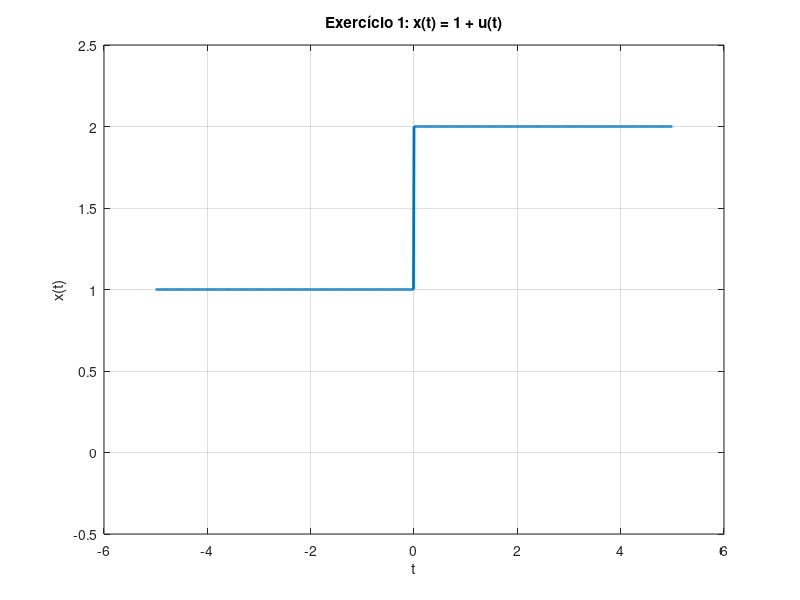
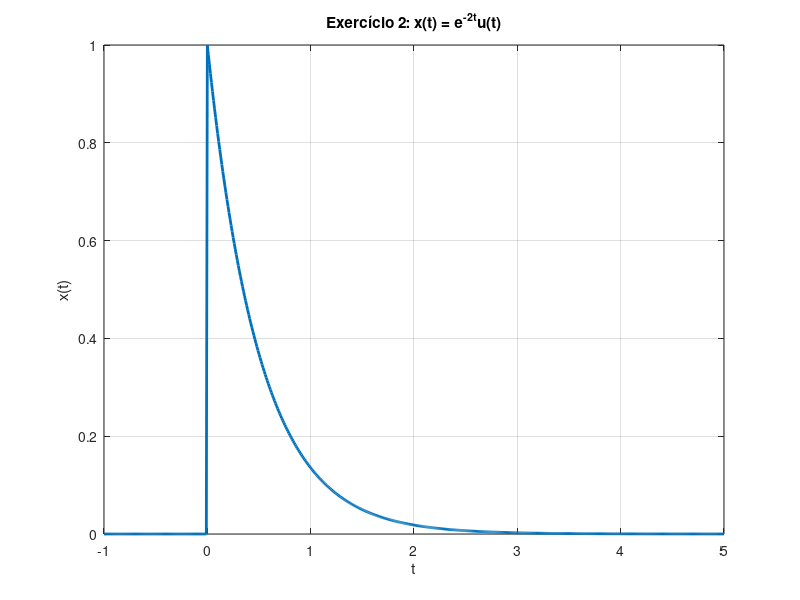
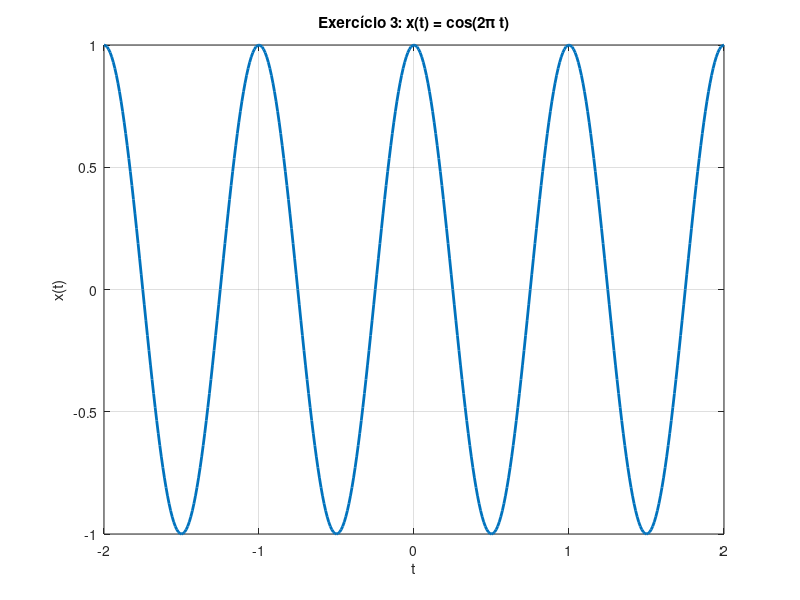
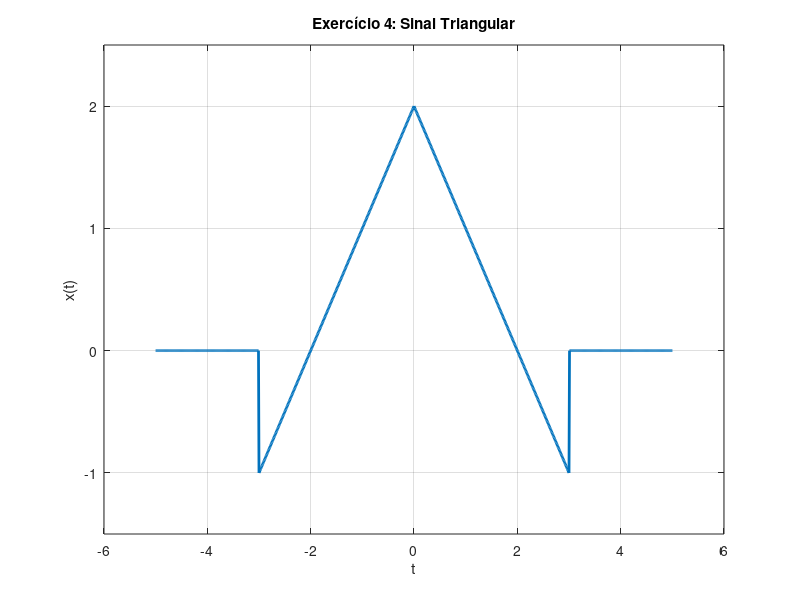

Source code (MATLAB) for these figures, in order:
% Script exe01.m

% -------------------------------------------------------------------
% Atividade 1: Esboço de Sinais em Tempo Contínuo
% Disciplina: Análise de Sistemas Lineares
% -------------------------------------------------------------------

% Definindo a função degrau unitário para reuso
u = @(t) (t >= 0);


% --- Exercício 1 ---
% sinal x(t) = 1 + u(t)
figure('Name', 'Exercício 1'); %cria uma janela de gráfico por quetao
t = -5:0.01:5;
x1 = 1 + u(t);
plot(t, x1, 'LineWidth', 2);
grid on;
title('Exercício 1: x(t) = 1 + u(t)');
xlabel('t');
ylabel('x(t)');
ylim([-0.5, 2.5]); % Ajuste do eixo y para melhor visualização


% --- Exercício 2 ---
% sinal x(t) = e^(-2t)u(t)
figure('Name', 'Exercício 2');
t = -1:0.01:5;
x2 = exp(-2*t) .* u(t);
plot(t, x2, 'LineWidth', 2);
grid on;
title('Exercício 2: x(t) = e^{-2t}u(t)');
xlabel('t');
ylabel('x(t)');


% --- Exercício 3 ---
% sinal x(t) = cos(2*pi*t)
figure('Name', 'Exercício 3');
t = -2:0.01:2;
x3 = cos(2*pi*t);
plot(t, x3, 'LineWidth', 2);
grid on;
title('Exercício 3: x(t) = cos(2\pi t)');
xlabel('t');
ylabel('x(t)');


% --- Exercício 4 ---
% sinal triangular
figure('Name', 'Exercício 4');
t = -5:0.01:5;
x4 = zeros(size(t)); %vetor de y zeros
% Encontra os índices onde |t| <= 3
idx = abs(t) <= 3;
% Calcula o valor da função apenas para esses índices
x4(idx) = 2 - abs(t(idx)); %seleciona apenas onde idx for true(1)
plot(t, x4, 'LineWidth', 2);
grid on;
title('Exercício 4: Sinal Triangular');
xlabel('t');
ylabel('x(t)');
ylim([-1.5, 2.5]);


% --- Exercício 5 ---
% Operações sobre o pulso retangular x(t) = u(t) - u(t-2)
figure('Name', 'Exercício 5');
t = -3:0.01:5;
x_base_5 = u(t) - u(t-2);

% Sinal Original para comparação
subplot(3, 2, 1);
plot(t, x_base_5, 'r', 'LineWidth', 2);
grid on;
title('Sinal Original x(t)');
ylim([-0.5, 1.5]);

% (a) x(t-1) (deslocamento para a direita)
subplot(3, 2, 2);
x5a = u(t-1) - u(t-3);
plot(t, x5a, 'LineWidth', 2);
grid on;
title('(a) x(t-1)');
ylim([-0.5, 1.5]);

% (b) x(t+1) (deslocamento para a esquerda)
subplot(3, 2, 3);
x5b = u(t+1) - u(t-1);
plot(t, x5b, 'LineWidth', 2);
grid on;
title('(b) x(t+1)');
ylim([-0.5, 1.5]);

% (c) x(-t) (reflexão temporal)
subplot(3, 2, 4);
x5c = u(-t) - u(-t-2);
plot(t, x5c, 'LineWidth', 2);
grid on;
title('(c) x(-t)');
ylim([-0.5, 1.5]);

% (d) x(2t) (compressão temporal)
subplot(3, 2, 5);
x5d = u(2*t) - u(2*t-2);
plot(t, x5d, 'LineWidth', 2);
grid on;
title('(d) x(2t)');
ylim([-0.5, 1.5]);

% (e) x(t/2) (expansão temporal)
subplot(3, 2, 6);
x5e = u(t/2) - u(t/2-2);
plot(t, x5e, 'LineWidth', 2);
grid on;
title('(e) x(t/2)');
ylim([-0.5, 1.5]);



% --- Exercício 6 ---
% sinal x(t) = e^(-t)u(t)
figure('Name', 'Exercício 6');
t = -2:0.01:8;
x_base_6 = @(t) exp(-t) .* u(t);

% Sinal Original para comparação
subplot(2, 2, 1);
plot(t, x_base_6(t), 'r', 'LineWidth', 2);
grid on;
title('Sinal Original x(t)');

% (a) x(t-3)
subplot(2, 2, 2);
plot(t, x_base_6(t-3), 'LineWidth', 2);
grid on;
title('(a) x(t-3)');

% (b) x(-t)
subplot(2, 2, 3);
plot(t, x_base_6(-t), 'LineWidth', 2);
grid on;
title('(b) x(-t)');

% (c) x(2t-4)
subplot(2, 2, 4);
plot(t, x_base_6(2*(t - 4)), 'LineWidth', 2); #ordem de precedencia das operações importa muito
grid on;
title('(c) x(2t-4)');



% --- Exercício 7 ---
% Esboce y(t) = [u(t)-u(t-2)]*cos(pi*t)
figure('Name', 'Exercício 7');
t = -1:0.01:3;
pulso = u(t) - u(t-2);
x7 = pulso .* cos(pi*t);
plot(t, x7, 'LineWidth', 2);
grid on;
title('Exercício 7: y(t) = [u(t)-u(t-2)] \cdot cos(\pi t)');
xlabel('t');
ylabel('y(t)');



% --- Exercício 8 ---
% Esboce x(t) = x1(t) + x2(t)
figure('Name', 'Exercício 8');
t = -1:0.01:3;
x1_t = u(t) - u(t-1);
x2_t = u(t-1) - u(t-2);
x8 = x1_t + x2_t; % Isso equivale a u(t) - u(t-2)
plot(t, x8, 'LineWidth', 2);
grid on;
title('Exercício 8: x(t)=x_{1}(t)+x_{2}(t)');
xlabel('t');
ylabel('x(t)');
ylim([-0.5, 1.5]);



% --- Exercício 9 ---
% Esboce o sinal x(t) = 2*e^(-|t|)
figure('Name', 'Exercício 9');
t = -5:0.01:5;
x9 = 2 * exp(-abs(t));
plot(t, x9, 'LineWidth', 2);
grid on;
title('Exercício 9: x(t) = 2e^{-|t|}');
xlabel('t');
ylabel('x(t)');



% --- Exercício 10 ---
% Esboce x(t) = sin(2*pi*t) * [u(t+1)-u(t-1)]
figure('Name', 'Exercício 10');
t = -2:0.01:2;
janela = u(t+1) - u(t-1);
x10 = sin(2*pi*t) .* janela;
plot(t, x10, 'LineWidth', 2);
grid on;
title('Exercício 10: x(t) = sin(2\pi t) \cdot [u(t+1)-u(t-1)]');
xlabel('t');
ylabel('x(t)');



% --- Exercício 11 ---
% Esboce o sinal rampa limitada x(t) = t*[u(t)-u(t-2)]
figure('Name', 'Exercício 11');
t = -1:0.01:3;
janela_rampa = u(t) - u(t-2);
x11 = t .* janela_rampa;
plot(t, x11, 'LineWidth', 2);
grid on;
title('Exercício 11: Rampa Limitada x(t) = t[u(t)-u(t-2)]');
xlabel('t');
ylabel('x(t)');



% --- Exercício 12 ---
% Esboce x(t) = u(t)-2u(t-1)+u(t-2)
figure('Name', 'Exercício 12');
t = -1:0.01:4;
x12 = u(t) - 2*u(t-1) + u(t-2);
plot(t, x12, 'LineWidth', 2);
grid on;
title('Exercício 12: x(t) = u(t)-2u(t-1)+u(t-2)');
xlabel('t');
ylabel('x(t)');
ylim([-1.5, 1.5]);


% --- Exercício 13 ---
% Esboce o sinal senoidal amortecido
figure('Name', 'Exercício 13');
t = -1:0.01:5;
x13 = exp(-0.5*t) .* cos(2*pi*t) .* u(t);
plot(t, x13, 'LineWidth', 2);
grid on;
title('Exercício 13: Senoidal Amortecido x(t) = e^{-0.5t}cos(2\pi t)u(t)');
xlabel('t');
ylabel('x(t)');
